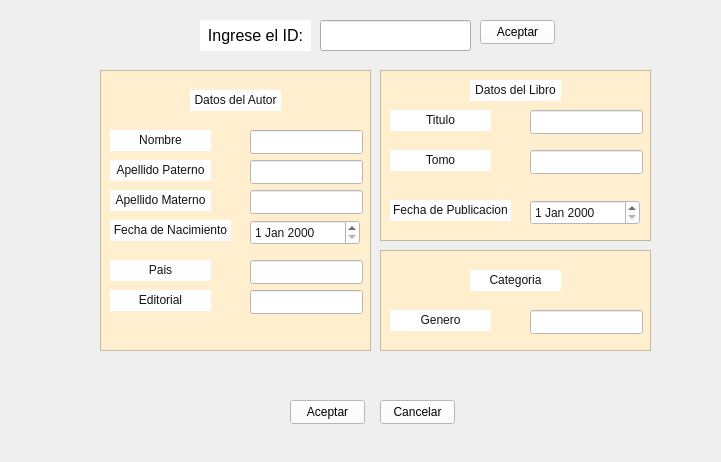
<?xml version="1.0" encoding="UTF-8"?>
<ui version="4.0">
 <class>MainWindow</class>
 <widget class="QMainWindow" name="MainWindow">
  <property name="geometry">
   <rect>
    <x>0</x>
    <y>0</y>
    <width>721</width>
    <height>462</height>
   </rect>
  </property>
  <property name="windowTitle">
   <string>MainWindow</string>
  </property>
  <widget class="QWidget" name="centralwidget">
   <widget class="QLabel" name="label">
    <property name="geometry">
     <rect>
      <x>200</x>
      <y>20</y>
      <width>111</width>
      <height>31</height>
     </rect>
    </property>
    <property name="styleSheet">
     <string notr="true">background-color: rgb(255, 255, 255);</string>
    </property>
    <property name="text">
     <string>&lt;html&gt;&lt;head/&gt;&lt;body&gt;&lt;p align=&quot;center&quot;&gt;&lt;span style=&quot; font-size:12pt;&quot;&gt;Ingrese el ID:&lt;/span&gt;&lt;/p&gt;&lt;/body&gt;&lt;/html&gt;</string>
    </property>
   </widget>
   <widget class="QFrame" name="frame">
    <property name="geometry">
     <rect>
      <x>100</x>
      <y>70</y>
      <width>271</width>
      <height>281</height>
     </rect>
    </property>
    <property name="styleSheet">
     <string notr="true">background-color: rgb(255, 239, 207);
color: rgb(24, 24, 24);</string>
    </property>
    <property name="frameShape">
     <enum>QFrame::StyledPanel</enum>
    </property>
    <property name="frameShadow">
     <enum>QFrame::Raised</enum>
    </property>
    <widget class="QLabel" name="label_2">
     <property name="geometry">
      <rect>
       <x>90</x>
       <y>20</y>
       <width>91</width>
       <height>21</height>
      </rect>
     </property>
     <property name="styleSheet">
      <string notr="true">background-color: rgb(255, 255, 255);</string>
     </property>
     <property name="text">
      <string>&lt;html&gt;&lt;head/&gt;&lt;body&gt;&lt;p align=&quot;center&quot;&gt;&lt;span style=&quot; color:#121212;&quot;&gt;Datos del Autor&lt;/span&gt;&lt;/p&gt;&lt;/body&gt;&lt;/html&gt;</string>
     </property>
    </widget>
    <widget class="QLineEdit" name="nombre">
     <property name="geometry">
      <rect>
       <x>150</x>
       <y>60</y>
       <width>113</width>
       <height>24</height>
      </rect>
     </property>
     <property name="toolTip">
      <string>&lt;html&gt;&lt;head/&gt;&lt;body&gt;&lt;p&gt;&lt;span style=&quot; color:#ffffff;&quot;&gt;Hola&lt;/span&gt;&lt;/p&gt;&lt;/body&gt;&lt;/html&gt;</string>
     </property>
     <property name="whatsThis">
      <string>&lt;html&gt;&lt;head/&gt;&lt;body&gt;&lt;p&gt;&lt;br/&gt;&lt;/p&gt;&lt;/body&gt;&lt;/html&gt;</string>
     </property>
     <property name="styleSheet">
      <string notr="true">background-color: rgb(255, 255, 255);</string>
     </property>
     <property name="text">
      <string/>
     </property>
    </widget>
    <widget class="QLabel" name="label_3">
     <property name="geometry">
      <rect>
       <x>10</x>
       <y>60</y>
       <width>101</width>
       <height>21</height>
      </rect>
     </property>
     <property name="styleSheet">
      <string notr="true">background-color: rgb(255, 255, 255);</string>
     </property>
     <property name="text">
      <string>&lt;html&gt;&lt;head/&gt;&lt;body&gt;&lt;p align=&quot;center&quot;&gt;&lt;span style=&quot; color:#121212;&quot;&gt;Nombre&lt;/span&gt;&lt;/p&gt;&lt;/body&gt;&lt;/html&gt;</string>
     </property>
    </widget>
    <widget class="QLabel" name="label_4">
     <property name="geometry">
      <rect>
       <x>10</x>
       <y>90</y>
       <width>101</width>
       <height>21</height>
      </rect>
     </property>
     <property name="styleSheet">
      <string notr="true">background-color: rgb(255, 255, 255);</string>
     </property>
     <property name="text">
      <string>&lt;html&gt;&lt;head/&gt;&lt;body&gt;&lt;p align=&quot;center&quot;&gt;&lt;span style=&quot; color:#121212;&quot;&gt;Apellido Paterno&lt;/span&gt;&lt;/p&gt;&lt;/body&gt;&lt;/html&gt;</string>
     </property>
    </widget>
    <widget class="QLabel" name="label_5">
     <property name="geometry">
      <rect>
       <x>10</x>
       <y>120</y>
       <width>101</width>
       <height>21</height>
      </rect>
     </property>
     <property name="styleSheet">
      <string notr="true">background-color: rgb(255, 255, 255);</string>
     </property>
     <property name="text">
      <string>&lt;html&gt;&lt;head/&gt;&lt;body&gt;&lt;p align=&quot;center&quot;&gt;&lt;span style=&quot; color:#121212;&quot;&gt;Apellido Materno&lt;/span&gt;&lt;/p&gt;&lt;/body&gt;&lt;/html&gt;</string>
     </property>
    </widget>
    <widget class="QLabel" name="label_6">
     <property name="geometry">
      <rect>
       <x>10</x>
       <y>150</y>
       <width>121</width>
       <height>21</height>
      </rect>
     </property>
     <property name="styleSheet">
      <string notr="true">background-color: rgb(255, 255, 255);</string>
     </property>
     <property name="text">
      <string>&lt;html&gt;&lt;head/&gt;&lt;body&gt;&lt;p align=&quot;center&quot;&gt;&lt;span style=&quot; color:#121212;&quot;&gt;Fecha de Nacimiento&lt;/span&gt;&lt;/p&gt;&lt;/body&gt;&lt;/html&gt;</string>
     </property>
    </widget>
    <widget class="QDateEdit" name="fecha_nacimiento">
     <property name="geometry">
      <rect>
       <x>150</x>
       <y>150</y>
       <width>110</width>
       <height>25</height>
      </rect>
     </property>
     <property name="styleSheet">
      <string notr="true">background-color: rgb(255, 255, 255);</string>
     </property>
    </widget>
    <widget class="QLineEdit" name="apellido_paterno">
     <property name="geometry">
      <rect>
       <x>150</x>
       <y>90</y>
       <width>113</width>
       <height>24</height>
      </rect>
     </property>
     <property name="toolTip">
      <string>&lt;html&gt;&lt;head/&gt;&lt;body&gt;&lt;p&gt;&lt;span style=&quot; color:#ffffff;&quot;&gt;Hola&lt;/span&gt;&lt;/p&gt;&lt;/body&gt;&lt;/html&gt;</string>
     </property>
     <property name="whatsThis">
      <string>&lt;html&gt;&lt;head/&gt;&lt;body&gt;&lt;p&gt;&lt;br/&gt;&lt;/p&gt;&lt;/body&gt;&lt;/html&gt;</string>
     </property>
     <property name="styleSheet">
      <string notr="true">background-color: rgb(255, 255, 255);</string>
     </property>
     <property name="text">
      <string/>
     </property>
    </widget>
    <widget class="QLineEdit" name="apellido_materno">
     <property name="geometry">
      <rect>
       <x>150</x>
       <y>120</y>
       <width>113</width>
       <height>24</height>
      </rect>
     </property>
     <property name="toolTip">
      <string>&lt;html&gt;&lt;head/&gt;&lt;body&gt;&lt;p&gt;&lt;span style=&quot; color:#ffffff;&quot;&gt;Hola&lt;/span&gt;&lt;/p&gt;&lt;/body&gt;&lt;/html&gt;</string>
     </property>
     <property name="whatsThis">
      <string>&lt;html&gt;&lt;head/&gt;&lt;body&gt;&lt;p&gt;&lt;br/&gt;&lt;/p&gt;&lt;/body&gt;&lt;/html&gt;</string>
     </property>
     <property name="styleSheet">
      <string notr="true">background-color: rgb(255, 255, 255);</string>
     </property>
     <property name="text">
      <string/>
     </property>
    </widget>
    <widget class="QLabel" name="label_8">
     <property name="geometry">
      <rect>
       <x>10</x>
       <y>190</y>
       <width>101</width>
       <height>21</height>
      </rect>
     </property>
     <property name="styleSheet">
      <string notr="true">background-color: rgb(255, 255, 255);</string>
     </property>
     <property name="text">
      <string>&lt;html&gt;&lt;head/&gt;&lt;body&gt;&lt;p align=&quot;center&quot;&gt;&lt;span style=&quot; color:#121212;&quot;&gt;Pais&lt;/span&gt;&lt;/p&gt;&lt;/body&gt;&lt;/html&gt;</string>
     </property>
    </widget>
    <widget class="QLabel" name="label_9">
     <property name="geometry">
      <rect>
       <x>10</x>
       <y>220</y>
       <width>101</width>
       <height>21</height>
      </rect>
     </property>
     <property name="styleSheet">
      <string notr="true">background-color: rgb(255, 255, 255);</string>
     </property>
     <property name="text">
      <string>&lt;html&gt;&lt;head/&gt;&lt;body&gt;&lt;p align=&quot;center&quot;&gt;&lt;span style=&quot; color:#121212;&quot;&gt;Editorial&lt;/span&gt;&lt;/p&gt;&lt;/body&gt;&lt;/html&gt;</string>
     </property>
    </widget>
    <widget class="QLineEdit" name="pais">
     <property name="geometry">
      <rect>
       <x>150</x>
       <y>190</y>
       <width>113</width>
       <height>24</height>
      </rect>
     </property>
     <property name="toolTip">
      <string>&lt;html&gt;&lt;head/&gt;&lt;body&gt;&lt;p&gt;&lt;span style=&quot; color:#ffffff;&quot;&gt;Hola&lt;/span&gt;&lt;/p&gt;&lt;/body&gt;&lt;/html&gt;</string>
     </property>
     <property name="whatsThis">
      <string>&lt;html&gt;&lt;head/&gt;&lt;body&gt;&lt;p&gt;&lt;br/&gt;&lt;/p&gt;&lt;/body&gt;&lt;/html&gt;</string>
     </property>
     <property name="styleSheet">
      <string notr="true">background-color: rgb(255, 255, 255);</string>
     </property>
     <property name="text">
      <string/>
     </property>
    </widget>
    <widget class="QLineEdit" name="editorial">
     <property name="geometry">
      <rect>
       <x>150</x>
       <y>220</y>
       <width>113</width>
       <height>24</height>
      </rect>
     </property>
     <property name="toolTip">
      <string>&lt;html&gt;&lt;head/&gt;&lt;body&gt;&lt;p&gt;&lt;span style=&quot; color:#ffffff;&quot;&gt;Hola&lt;/span&gt;&lt;/p&gt;&lt;/body&gt;&lt;/html&gt;</string>
     </property>
     <property name="whatsThis">
      <string>&lt;html&gt;&lt;head/&gt;&lt;body&gt;&lt;p&gt;&lt;br/&gt;&lt;/p&gt;&lt;/body&gt;&lt;/html&gt;</string>
     </property>
     <property name="styleSheet">
      <string notr="true">background-color: rgb(255, 255, 255);</string>
     </property>
     <property name="text">
      <string/>
     </property>
    </widget>
   </widget>
   <widget class="QFrame" name="frame_2">
    <property name="geometry">
     <rect>
      <x>380</x>
      <y>70</y>
      <width>271</width>
      <height>171</height>
     </rect>
    </property>
    <property name="styleSheet">
     <string notr="true">background-color: rgb(255, 239, 207);
color: rgb(24, 24, 24);</string>
    </property>
    <property name="frameShape">
     <enum>QFrame::StyledPanel</enum>
    </property>
    <property name="frameShadow">
     <enum>QFrame::Raised</enum>
    </property>
    <widget class="QLabel" name="label_10">
     <property name="geometry">
      <rect>
       <x>90</x>
       <y>10</y>
       <width>91</width>
       <height>21</height>
      </rect>
     </property>
     <property name="styleSheet">
      <string notr="true">background-color: rgb(255, 255, 255);</string>
     </property>
     <property name="text">
      <string>&lt;html&gt;&lt;head/&gt;&lt;body&gt;&lt;p align=&quot;center&quot;&gt;&lt;span style=&quot; color:#121212;&quot;&gt;Datos del Libro&lt;/span&gt;&lt;/p&gt;&lt;/body&gt;&lt;/html&gt;</string>
     </property>
    </widget>
    <widget class="QLineEdit" name="titulo">
     <property name="geometry">
      <rect>
       <x>150</x>
       <y>40</y>
       <width>113</width>
       <height>24</height>
      </rect>
     </property>
     <property name="toolTip">
      <string>&lt;html&gt;&lt;head/&gt;&lt;body&gt;&lt;p&gt;&lt;span style=&quot; color:#ffffff;&quot;&gt;Hola&lt;/span&gt;&lt;/p&gt;&lt;/body&gt;&lt;/html&gt;</string>
     </property>
     <property name="whatsThis">
      <string>&lt;html&gt;&lt;head/&gt;&lt;body&gt;&lt;p&gt;&lt;br/&gt;&lt;/p&gt;&lt;/body&gt;&lt;/html&gt;</string>
     </property>
     <property name="styleSheet">
      <string notr="true">background-color: rgb(255, 255, 255);</string>
     </property>
     <property name="text">
      <string/>
     </property>
    </widget>
    <widget class="QLabel" name="label_11">
     <property name="geometry">
      <rect>
       <x>10</x>
       <y>40</y>
       <width>101</width>
       <height>21</height>
      </rect>
     </property>
     <property name="styleSheet">
      <string notr="true">background-color: rgb(255, 255, 255);</string>
     </property>
     <property name="text">
      <string>&lt;html&gt;&lt;head/&gt;&lt;body&gt;&lt;p align=&quot;center&quot;&gt;&lt;span style=&quot; color:#121212;&quot;&gt;Titulo&lt;/span&gt;&lt;/p&gt;&lt;/body&gt;&lt;/html&gt;</string>
     </property>
    </widget>
    <widget class="QLabel" name="label_13">
     <property name="geometry">
      <rect>
       <x>10</x>
       <y>80</y>
       <width>101</width>
       <height>21</height>
      </rect>
     </property>
     <property name="styleSheet">
      <string notr="true">background-color: rgb(255, 255, 255);</string>
     </property>
     <property name="text">
      <string>&lt;html&gt;&lt;head/&gt;&lt;body&gt;&lt;p align=&quot;center&quot;&gt;&lt;span style=&quot; color:#121212;&quot;&gt;Tomo&lt;/span&gt;&lt;/p&gt;&lt;/body&gt;&lt;/html&gt;</string>
     </property>
    </widget>
    <widget class="QLabel" name="label_14">
     <property name="geometry">
      <rect>
       <x>10</x>
       <y>130</y>
       <width>121</width>
       <height>21</height>
      </rect>
     </property>
     <property name="styleSheet">
      <string notr="true">background-color: rgb(255, 255, 255);</string>
     </property>
     <property name="text">
      <string>&lt;html&gt;&lt;head/&gt;&lt;body&gt;&lt;p align=&quot;center&quot;&gt;&lt;span style=&quot; color:#121212;&quot;&gt;Fecha de Publicacion&lt;/span&gt;&lt;/p&gt;&lt;/body&gt;&lt;/html&gt;</string>
     </property>
    </widget>
    <widget class="QDateEdit" name="fecha_publicacion">
     <property name="geometry">
      <rect>
       <x>150</x>
       <y>130</y>
       <width>110</width>
       <height>25</height>
      </rect>
     </property>
     <property name="styleSheet">
      <string notr="true">background-color: rgb(255, 255, 255);</string>
     </property>
    </widget>
    <widget class="QLineEdit" name="tomo">
     <property name="geometry">
      <rect>
       <x>150</x>
       <y>80</y>
       <width>113</width>
       <height>24</height>
      </rect>
     </property>
     <property name="toolTip">
      <string>&lt;html&gt;&lt;head/&gt;&lt;body&gt;&lt;p&gt;&lt;span style=&quot; color:#ffffff;&quot;&gt;Hola&lt;/span&gt;&lt;/p&gt;&lt;/body&gt;&lt;/html&gt;</string>
     </property>
     <property name="whatsThis">
      <string>&lt;html&gt;&lt;head/&gt;&lt;body&gt;&lt;p&gt;&lt;br/&gt;&lt;/p&gt;&lt;/body&gt;&lt;/html&gt;</string>
     </property>
     <property name="styleSheet">
      <string notr="true">background-color: rgb(255, 255, 255);</string>
     </property>
     <property name="text">
      <string/>
     </property>
    </widget>
   </widget>
   <widget class="QFrame" name="frame_3">
    <property name="geometry">
     <rect>
      <x>380</x>
      <y>250</y>
      <width>271</width>
      <height>101</height>
     </rect>
    </property>
    <property name="styleSheet">
     <string notr="true">background-color: rgb(255, 239, 207);
color: rgb(24, 24, 24);</string>
    </property>
    <property name="frameShape">
     <enum>QFrame::StyledPanel</enum>
    </property>
    <property name="frameShadow">
     <enum>QFrame::Raised</enum>
    </property>
    <widget class="QLabel" name="label_15">
     <property name="geometry">
      <rect>
       <x>90</x>
       <y>20</y>
       <width>91</width>
       <height>21</height>
      </rect>
     </property>
     <property name="styleSheet">
      <string notr="true">background-color: rgb(255, 255, 255);</string>
     </property>
     <property name="text">
      <string>&lt;html&gt;&lt;head/&gt;&lt;body&gt;&lt;p align=&quot;center&quot;&gt;&lt;span style=&quot; color:#121212;&quot;&gt;Categoria&lt;/span&gt;&lt;/p&gt;&lt;/body&gt;&lt;/html&gt;</string>
     </property>
    </widget>
    <widget class="QLineEdit" name="genero">
     <property name="geometry">
      <rect>
       <x>150</x>
       <y>60</y>
       <width>113</width>
       <height>24</height>
      </rect>
     </property>
     <property name="toolTip">
      <string>&lt;html&gt;&lt;head/&gt;&lt;body&gt;&lt;p&gt;&lt;span style=&quot; color:#ffffff;&quot;&gt;Hola&lt;/span&gt;&lt;/p&gt;&lt;/body&gt;&lt;/html&gt;</string>
     </property>
     <property name="whatsThis">
      <string>&lt;html&gt;&lt;head/&gt;&lt;body&gt;&lt;p&gt;&lt;br/&gt;&lt;/p&gt;&lt;/body&gt;&lt;/html&gt;</string>
     </property>
     <property name="styleSheet">
      <string notr="true">background-color: rgb(255, 255, 255);</string>
     </property>
     <property name="text">
      <string/>
     </property>
    </widget>
    <widget class="QLabel" name="label_16">
     <property name="geometry">
      <rect>
       <x>10</x>
       <y>60</y>
       <width>101</width>
       <height>21</height>
      </rect>
     </property>
     <property name="styleSheet">
      <string notr="true">background-color: rgb(255, 255, 255);</string>
     </property>
     <property name="text">
      <string>&lt;html&gt;&lt;head/&gt;&lt;body&gt;&lt;p align=&quot;center&quot;&gt;&lt;span style=&quot; color:#121212;&quot;&gt;Genero&lt;/span&gt;&lt;/p&gt;&lt;/body&gt;&lt;/html&gt;</string>
     </property>
    </widget>
   </widget>
   <widget class="QLabel" name="label_18">
    <property name="geometry">
     <rect>
      <x>0</x>
      <y>0</y>
      <width>721</width>
      <height>511</height>
     </rect>
    </property>
    <property name="text">
     <string/>
    </property>
    <property name="pixmap">
     <pixmap>Imagenes usadas/b.jpg</pixmap>
    </property>
    <property name="scaledContents">
     <bool>true</bool>
    </property>
   </widget>
   <widget class="QLineEdit" name="id">
    <property name="geometry">
     <rect>
      <x>320</x>
      <y>20</y>
      <width>151</width>
      <height>31</height>
     </rect>
    </property>
   </widget>
   <widget class="QPushButton" name="buscar">
    <property name="geometry">
     <rect>
      <x>480</x>
      <y>20</y>
      <width>75</width>
      <height>24</height>
     </rect>
    </property>
    <property name="styleSheet">
     <string notr="true">background-color: rgb(255, 255, 255);</string>
    </property>
    <property name="text">
     <string>Aceptar</string>
    </property>
   </widget>
   <widget class="QPushButton" name="cancelar">
    <property name="geometry">
     <rect>
      <x>380</x>
      <y>400</y>
      <width>75</width>
      <height>24</height>
     </rect>
    </property>
    <property name="styleSheet">
     <string notr="true">background-color: rgb(255, 255, 255);</string>
    </property>
    <property name="text">
     <string>Cancelar</string>
    </property>
   </widget>
   <widget class="QPushButton" name="aceptar">
    <property name="geometry">
     <rect>
      <x>290</x>
      <y>400</y>
      <width>75</width>
      <height>24</height>
     </rect>
    </property>
    <property name="styleSheet">
     <string notr="true">background-color: rgb(255, 255, 255);</string>
    </property>
    <property name="text">
     <string>Aceptar</string>
    </property>
   </widget>
   <zorder>label_18</zorder>
   <zorder>label</zorder>
   <zorder>frame</zorder>
   <zorder>frame_2</zorder>
   <zorder>frame_3</zorder>
   <zorder>id</zorder>
   <zorder>buscar</zorder>
   <zorder>cancelar</zorder>
   <zorder>aceptar</zorder>
  </widget>
 </widget>
 <resources/>
 <connections/>
</ui>
